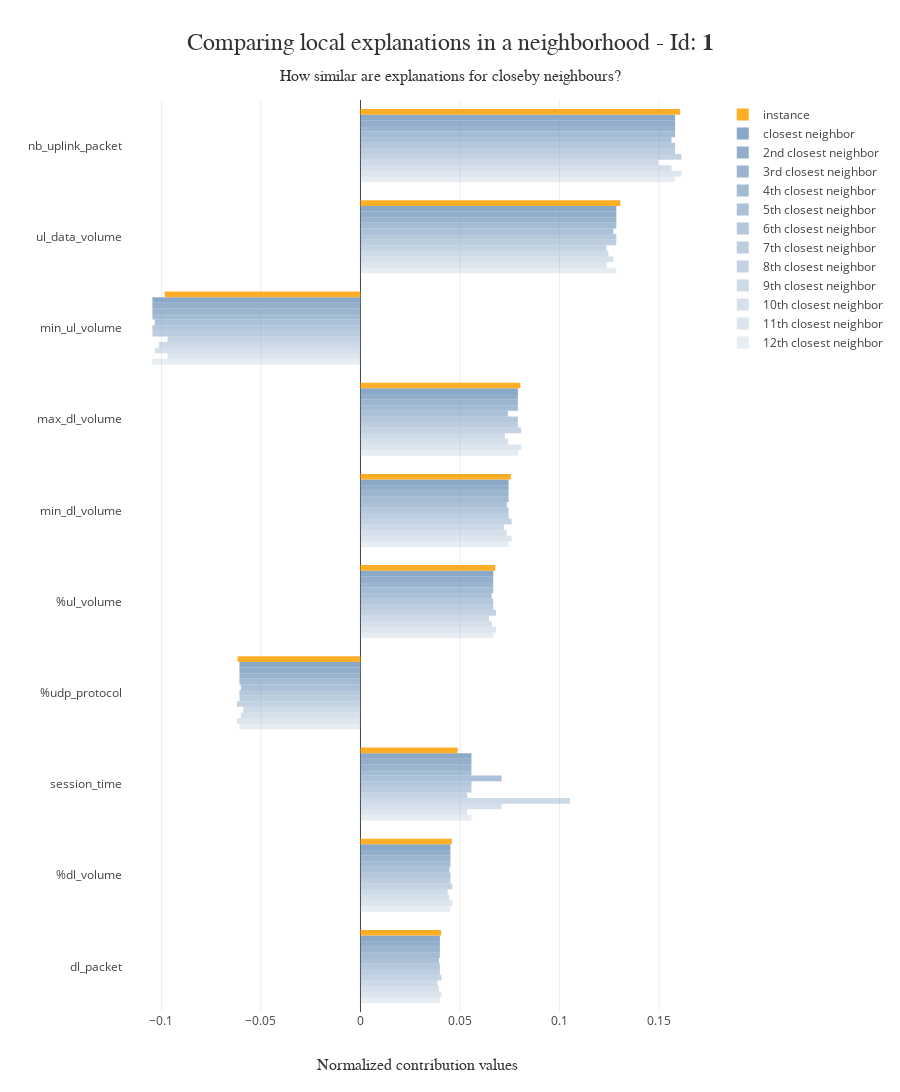

Notebook cell for this chart:
### Code cell
xpl.plot.local_neighbors_plot(index=1)

### Figure 1 — Plotly figure (JSON) as saved in the notebook; plotly's stock layout.template omitted (floating-point values rounded to 4 significant figures)
{"data": [{"marker": {"color": "rgba(117, 152, 189, 0.9)"}, "name": "12th closest neighbor", "opacity": 0.2, "orientation": "h", "type": "bar", "x": [0.03991, 0.0452, 0.05576, -0.06082, 0.0667, 0.07441, 0.07909, -0.1046, 0.1286, 0.1581], "y": ["dl_packet", "%dl_volume", "session_time", "%udp_protocol", "%ul_volume", "min_dl_volume", "max_dl_volume", "min_ul_volume", "ul_data_volume", "nb_uplink_packet"]}, {"marker": {"color": "rgba(117, 152, 189, 0.9)"}, "name": "11th closest neighbor", "opacity": 0.2667, "orientation": "h", "type": "bar", "x": [0.04074, 0.04614, 0.05361, -0.06208, 0.06808, 0.07595, 0.08073, -0.09697, 0.1237, 0.1614], "y": ["dl_packet", "%dl_volume", "session_time", "%udp_protocol", "%ul_volume", "min_dl_volume", "max_dl_volume", "min_ul_volume", "ul_data_volume", "nb_uplink_packet"]}, {"marker": {"color": "rgba(117, 152, 189, 0.9)"}, "name": "10th closest neighbor", "opacity": 0.3333, "orientation": "h", "type": "bar", "x": [0.03944, 0.04468, 0.0709, -0.06011, 0.06592, 0.07354, 0.07404, -0.1033, 0.1271, 0.1563], "y": ["dl_packet", "%dl_volume", "session_time", "%udp_protocol", "%ul_volume", "min_dl_volume", "max_dl_volume", "min_ul_volume", "ul_data_volume", "nb_uplink_packet"]}, {"marker": {"color": "rgba(117, 152, 189, 0.9)"}, "name": "9th closest neighbor", "opacity": 0.4, "orientation": "h", "type": "bar", "x": [0.03867, 0.0438, 0.1053, -0.05893, 0.06463, 0.0721, 0.07259, -0.1013, 0.1246, 0.1497], "y": ["dl_packet", "%dl_volume", "session_time", "%udp_protocol", "%ul_volume", "min_dl_volume", "max_dl_volume", "min_ul_volume", "ul_data_volume", "nb_uplink_packet"]}, {"marker": {"color": "rgba(117, 152, 189, 0.9)"}, "name": "8th closest neighbor", "opacity": 0.4667, "orientation": "h", "type": "bar", "x": [0.04074, 0.04614, 0.05361, -0.06208, 0.06808, 0.07595, 0.08073, -0.09697, 0.1237, 0.1614], "y": ["dl_packet", "%dl_volume", "session_time", "%udp_protocol", "%ul_volume", "min_dl_volume", "max_dl_volume", "min_ul_volume", "ul_data_volume", "nb_uplink_packet"]}, {"marker": {"color": "rgba(117, 152, 189, 0.9)"}, "name": "7th closest neighbor", "opacity": 0.5333, "orientation": "h", "type": "bar", "x": [0.03991, 0.0452, 0.05576, -0.06082, 0.0667, 0.07441, 0.07909, -0.1046, 0.1286, 0.1581], "y": ["dl_packet", "%dl_volume", "session_time", "%udp_protocol", "%ul_volume", "min_dl_volume", "max_dl_volume", "min_ul_volume", "ul_data_volume", "nb_uplink_packet"]}, {"marker": {"color": "rgba(117, 152, 189, 0.9)"}, "name": "6th closest neighbor", "opacity": 0.6, "orientation": "h", "type": "bar", "x": [0.03991, 0.0452, 0.05576, -0.06082, 0.0667, 0.07441, 0.07909, -0.1046, 0.1286, 0.1581], "y": ["dl_packet", "%dl_volume", "session_time", "%udp_protocol", "%ul_volume", "min_dl_volume", "max_dl_volume", "min_ul_volume", "ul_data_volume", "nb_uplink_packet"]}, {"marker": {"color": "rgba(117, 152, 189, 0.9)"}, "name": "5th closest neighbor", "opacity": 0.6667, "orientation": "h", "type": "bar", "x": [0.03944, 0.04468, 0.0709, -0.06011, 0.06592, 0.07354, 0.07404, -0.1033, 0.1271, 0.1563], "y": ["dl_packet", "%dl_volume", "session_time", "%udp_protocol", "%ul_volume", "min_dl_volume", "max_dl_volume", "min_ul_volume", "ul_data_volume", "nb_uplink_packet"]}, {"marker": {"color": "rgba(117, 152, 189, 0.9)"}, "name": "4th closest neighbor", "opacity": 0.7333, "orientation": "h", "type": "bar", "x": [0.03991, 0.0452, 0.05576, -0.06082, 0.0667, 0.07441, 0.07909, -0.1046, 0.1286, 0.1581], "y": ["dl_packet", "%dl_volume", "session_time", "%udp_protocol", "%ul_volume", "min_dl_volume", "max_dl_volume", "min_ul_volume", "ul_data_volume", "nb_uplink_packet"]}, {"marker": {"color": "rgba(117, 152, 189, 0.9)"}, "name": "3rd closest neighbor", "opacity": 0.8, "orientation": "h", "type": "bar", "x": [0.03991, 0.0452, 0.05576, -0.06082, 0.0667, 0.07441, 0.07909, -0.1046, 0.1286, 0.1581], "y": ["dl_packet", "%dl_volume", "session_time", "%udp_protocol", "%ul_volume", "min_dl_volume", "max_dl_volume", "min_ul_volume", "ul_data_volume", "nb_uplink_packet"]}, {"marker": {"color": "rgba(117, 152, 189, 0.9)"}, "name": "2nd closest neighbor", "opacity": 0.8667, "orientation": "h", "type": "bar", "x": [0.03991, 0.0452, 0.05576, -0.06082, 0.0667, 0.07441, 0.07909, -0.1046, 0.1286, 0.1581], "y": ["dl_packet", "%dl_volume", "session_time", "%udp_protocol", "%ul_volume", "min_dl_volume", "max_dl_volume", "min_ul_volume", "ul_data_volume", "nb_uplink_packet"]}, {"marker": {"color": "rgba(117, 152, 189, 0.9)"}, "name": "closest neighbor", "opacity": 0.9333, "orientation": "h", "type": "bar", "x": [0.03991, 0.0452, 0.05576, -0.06082, 0.0667, 0.07441, 0.07909, -0.1046, 0.1286, 0.1581], "y": ["dl_packet", "%dl_volume", "session_time", "%udp_protocol", "%ul_volume", "min_dl_volume", "max_dl_volume", "min_ul_volume", "ul_data_volume", "nb_uplink_packet"]}, {"marker": {"color": "rgba(255, 166, 17, 0.9)"}, "name": "instance", "opacity": 1, "orientation": "h", "type": "bar", "x": [0.04053, 0.04591, 0.04881, -0.06177, 0.06774, 0.07557, 0.08033, -0.09838, 0.1306, 0.1606], "y": ["dl_packet", "%dl_volume", "session_time", "%udp_protocol", "%ul_volume", "min_dl_volume", "max_dl_volume", "min_ul_volume", "ul_data_volume", "nb_uplink_packet"]}], "layout": {"barmode": "group", "height": 1430, "hovermode": "closest", "legend": {"traceorder": "reversed"}, "title": {"font": {"color": "rgb(50, 50, 50)", "family": "Arial", "size": 24}, "pad": {"b": 50}, "text": "Comparing local explanations in a neighborhood - Id: <b>1</b><span style='font-size: 16px;'><br />How similar are explanations for closeby neighbours?</span>", "x": 0.5, "xanchor": "center", "yanchor": "bottom"}, "xaxis": {"automargin": true, "side": "bottom", "title": {"font": {"color": "rgb(50, 50, 50)", "family": "Arial Black", "size": 16}, "text": "Normalized contribution values"}}, "yaxis": {"automargin": true, "title": {"font": {"color": "rgb(50, 50, 50)", "family": "Arial Black", "size": 16}, "text": ""}}}}
